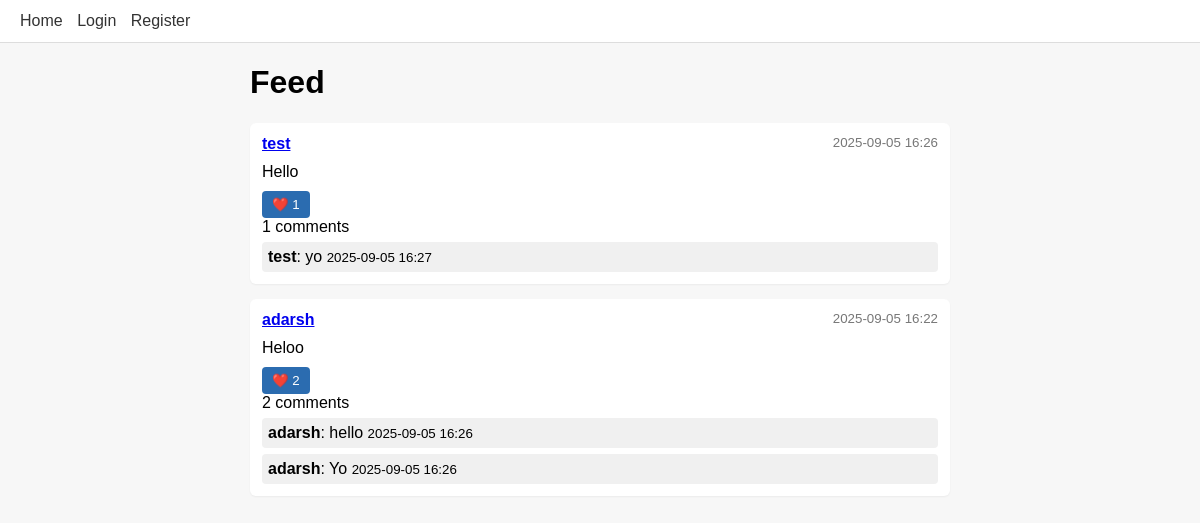
The page / on the database its author committed.
### app.py (models this page shows, shortened)
class Post(db.Model):
    id = db.Column(db.Integer, primary_key=True)
    content = db.Column(db.String(1000), nullable=False)
    user_id = db.Column(db.Integer, db.ForeignKey('user.id'))
    created_at = db.Column(db.DateTime, default=datetime.utcnow)
    comments = db.relationship('Comment', backref='post', cascade="all, delete-orphan")
    likes = db.relationship('Like', backref='post', cascade="all, delete-orphan")

class User(db.Model, UserMixin):
    id = db.Column(db.Integer, primary_key=True)
    username = db.Column(db.String(80), unique=True, nullable=False)
    email = db.Column(db.String(120), unique=True, nullable=False)
    password_hash = db.Column(db.String(128), nullable=False)
    bio = db.Column(db.String(300), default='')
    posts = db.relationship('Post', backref='author', cascade="all, delete-orphan")

class Comment(db.Model):
    id = db.Column(db.Integer, primary_key=True)
    content = db.Column(db.String(500), nullable=False)
    user_id = db.Column(db.Integer, db.ForeignKey('user.id'))
    post_id = db.Column(db.Integer, db.ForeignKey('post.id'))
    created_at = db.Column(db.DateTime, default=datetime.utcnow)

### app.py (the view)
@app.route('/')
def index():
    posts = Post.query.order_by(Post.created_at.desc()).all()
    return render_template('index.html', posts=posts)

### templates/index.html
{% extends 'base.html' %}
{% block content %}
  <h1>Feed</h1>
  {% for post in posts %}
    {% include 'post_card.html' %}
  {% else %}
    <p>No posts yet. <a href="{{ url_for('create_post') }}">Create one</a>!</p>
  {% endfor %}
{% endblock %}

### templates/post_card.html (shortened to what this page needs)
<div class="post">
  <div class="post-header">
    <strong><a href="{{ url_for('profile', username=post.author.username) }}">{{ post.author.username }}</a></strong>
    <small>{{ post.created_at.strftime('%Y-%m-%d %H:%M') }}</small>
  </div>
  <div class="post-body">{{ post.content }}</div>
  <div class="post-actions">
    <form method="post" action="{{ url_for('like_post', post_id=post.id) }}">
      <button type="submit">❤️ {{ post.likes|length }}</button>
    </form>
    <span>{{ post.comments|length }} comments</span>
  </div>
  <div class="comments">
    {% for c in post.comments %}
      <div class="comment">
        <strong>{{ c.post.author.username }}</strong>: {{ c.content }}
        <small>{{ c.created_at.strftime('%Y-%m-%d %H:%M') }}</small>
      </div>
    {% endfor %}
  </div>
</div>

### static/style.css (style rules this page uses)
body { font-family: Arial, sans-serif; background: #f7f7f7; margin: 0; }
.post { background: #fff; padding: 12px; margin-bottom: 15px; border-radius: 6px; box-shadow: 0 1px 2px rgba(0,0,0,0.05); }
.post-header { display: flex; justify-content: space-between; color: #777; }
.post-body { margin: 10px 0; }
.post-actions { margin-top: 10px; }
.comment { background: #f0f0f0; padding: 6px; border-radius: 4px; margin-top: 6px; }
button { background: #2b6cb0; color: white; border: none; padding: 6px 10px; border-radius: 4px; cursor: pointer; }

### rows shown on the page
Post: author.username "test", created_at "2025-09-05 16:26", content "Hello", likes|length "1", comments|length "1"
Comment: post.author.username "test", content "yo", created_at "2025-09-05 16:27"
Post: author.username "adarsh", created_at "2025-09-05 16:22", content "Heloo", likes|length "2", comments|length "2"
Comment: post.author.username "adarsh", content "hello", created_at "2025-09-05 16:26"
Comment: post.author.username "adarsh", content "Yo", created_at "2025-09-05 16:26"
